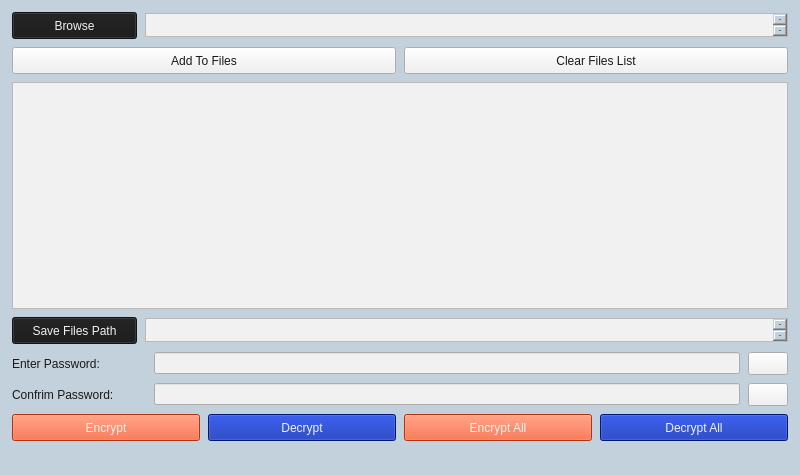
<?xml version="1.0" encoding="UTF-8"?>
<ui version="4.0">
 <class>MainWindow</class>
 <widget class="QMainWindow" name="MainWindow">
  <property name="geometry">
   <rect>
    <x>0</x>
    <y>0</y>
    <width>800</width>
    <height>475</height>
   </rect>
  </property>
  <property name="sizePolicy">
   <sizepolicy hsizetype="Preferred" vsizetype="Preferred">
    <horstretch>0</horstretch>
    <verstretch>0</verstretch>
   </sizepolicy>
  </property>
  <property name="minimumSize">
   <size>
    <width>625</width>
    <height>325</height>
   </size>
  </property>
  <property name="windowTitle">
   <string>E/D - Fg</string>
  </property>
  <property name="styleSheet">
   <string notr="true">background:rgb(195, 209, 220);</string>
  </property>
  <widget class="QWidget" name="centralwidget">
   <layout class="QVBoxLayout" name="verticalLayout">
    <property name="spacing">
     <number>8</number>
    </property>
    <property name="leftMargin">
     <number>12</number>
    </property>
    <property name="topMargin">
     <number>12</number>
    </property>
    <property name="rightMargin">
     <number>12</number>
    </property>
    <property name="bottomMargin">
     <number>12</number>
    </property>
    <item>
     <layout class="QGridLayout" name="gridLayout">
      <item row="0" column="0">
       <widget class="QPushButton" name="browseButton">
        <property name="sizePolicy">
         <sizepolicy hsizetype="Minimum" vsizetype="Fixed">
          <horstretch>0</horstretch>
          <verstretch>0</verstretch>
         </sizepolicy>
        </property>
        <property name="minimumSize">
         <size>
          <width>125</width>
          <height>27</height>
         </size>
        </property>
        <property name="styleSheet">
         <string notr="true">font: 12pt &quot;Segoe MDL2 Assets&quot;;
background-color: rgb(25, 25, 25);
color: rgb(241, 241, 241);</string>
        </property>
        <property name="text">
         <string>Browse</string>
        </property>
       </widget>
      </item>
      <item row="0" column="1">
       <widget class="QPlainTextEdit" name="selectedFileBox">
        <property name="sizePolicy">
         <sizepolicy hsizetype="Expanding" vsizetype="Minimum">
          <horstretch>0</horstretch>
          <verstretch>0</verstretch>
         </sizepolicy>
        </property>
        <property name="minimumSize">
         <size>
          <width>0</width>
          <height>24</height>
         </size>
        </property>
        <property name="maximumSize">
         <size>
          <width>16777215</width>
          <height>24</height>
         </size>
        </property>
        <property name="baseSize">
         <size>
          <width>0</width>
          <height>24</height>
         </size>
        </property>
        <property name="styleSheet">
         <string notr="true">font: 12pt &quot;Segoe MDL2 Assets&quot;;
background-color: rgb(241, 241, 241);
color: rgb(25, 25, 25);</string>
        </property>
        <property name="horizontalScrollBarPolicy">
         <enum>Qt::ScrollBarAlwaysOff</enum>
        </property>
        <property name="sizeAdjustPolicy">
         <enum>QAbstractScrollArea::AdjustToContents</enum>
        </property>
        <property name="lineWrapMode">
         <enum>QPlainTextEdit::NoWrap</enum>
        </property>
       </widget>
      </item>
     </layout>
    </item>
    <item>
     <layout class="QGridLayout" name="gridLayout_5">
      <item row="0" column="0">
       <widget class="QPushButton" name="addToFilesButton">
        <property name="minimumSize">
         <size>
          <width>0</width>
          <height>27</height>
         </size>
        </property>
        <property name="styleSheet">
         <string notr="true">font: 12pt &quot;Segoe MDL2 Assets&quot;;
background-color: rgb(241, 241, 241);
color: rgb(25, 25, 25);</string>
        </property>
        <property name="text">
         <string>Add To Files</string>
        </property>
       </widget>
      </item>
      <item row="0" column="1">
       <widget class="QPushButton" name="clearFilesListButton">
        <property name="minimumSize">
         <size>
          <width>0</width>
          <height>27</height>
         </size>
        </property>
        <property name="styleSheet">
         <string notr="true">font: 12pt &quot;Segoe MDL2 Assets&quot;;
background-color: rgb(241, 241, 241);
color: rgb(25, 25, 25);</string>
        </property>
        <property name="text">
         <string>Clear Files List</string>
        </property>
       </widget>
      </item>
     </layout>
    </item>
    <item>
     <widget class="QPlainTextEdit" name="filesPathBox">
      <property name="minimumSize">
       <size>
        <width>600</width>
        <height>200</height>
       </size>
      </property>
      <property name="styleSheet">
       <string notr="true">font: 12pt &quot;Segoe MDL2 Assets&quot;;
background-color: rgb(241, 241, 241);
color: rgb(25, 25, 25);</string>
      </property>
     </widget>
    </item>
    <item>
     <layout class="QGridLayout" name="gridLayout_6">
      <item row="0" column="0">
       <widget class="QPushButton" name="savePathButton">
        <property name="minimumSize">
         <size>
          <width>125</width>
          <height>27</height>
         </size>
        </property>
        <property name="styleSheet">
         <string notr="true">font: 12pt &quot;Segoe MDL2 Assets&quot;;
background-color: rgb(25, 25, 25);
color: rgb(241, 241, 241);</string>
        </property>
        <property name="text">
         <string>Save Files Path</string>
        </property>
       </widget>
      </item>
      <item row="0" column="1">
       <widget class="QPlainTextEdit" name="savePathBox">
        <property name="minimumSize">
         <size>
          <width>0</width>
          <height>24</height>
         </size>
        </property>
        <property name="maximumSize">
         <size>
          <width>16777215</width>
          <height>24</height>
         </size>
        </property>
        <property name="baseSize">
         <size>
          <width>0</width>
          <height>24</height>
         </size>
        </property>
        <property name="styleSheet">
         <string notr="true">font: 12pt &quot;Segoe MDL2 Assets&quot;;
background-color: rgb(241, 241, 241);
color: rgb(25, 25, 25);</string>
        </property>
       </widget>
      </item>
     </layout>
    </item>
    <item>
     <layout class="QGridLayout" name="gridLayout_3">
      <item row="0" column="1">
       <widget class="QLineEdit" name="passwordBox">
        <property name="minimumSize">
         <size>
          <width>435</width>
          <height>0</height>
         </size>
        </property>
        <property name="styleSheet">
         <string notr="true">font: 10pt &quot;Segoe MDL2 Assets&quot;;
background-color: rgb(241, 241, 241);
color: rgb(25, 25, 25);</string>
        </property>
        <property name="echoMode">
         <enum>QLineEdit::Password</enum>
        </property>
       </widget>
      </item>
      <item row="0" column="0">
       <widget class="QLabel" name="passwordLabel">
        <property name="sizePolicy">
         <sizepolicy hsizetype="Preferred" vsizetype="Preferred">
          <horstretch>0</horstretch>
          <verstretch>0</verstretch>
         </sizepolicy>
        </property>
        <property name="minimumSize">
         <size>
          <width>134</width>
          <height>0</height>
         </size>
        </property>
        <property name="styleSheet">
         <string notr="true">font: 12pt &quot;Segoe MDL2 Assets&quot;;
color: rgb(25, 25, 25);</string>
        </property>
        <property name="text">
         <string>Enter Password:</string>
        </property>
       </widget>
      </item>
      <item row="0" column="2">
       <widget class="QPushButton" name="unmaskPasswordButton">
        <property name="sizePolicy">
         <sizepolicy hsizetype="Preferred" vsizetype="Preferred">
          <horstretch>0</horstretch>
          <verstretch>0</verstretch>
         </sizepolicy>
        </property>
        <property name="minimumSize">
         <size>
          <width>23</width>
          <height>23</height>
         </size>
        </property>
        <property name="baseSize">
         <size>
          <width>23</width>
          <height>23</height>
         </size>
        </property>
        <property name="styleSheet">
         <string notr="true">font: 8pt &quot;Segoe MDL2 Assets&quot;;
background-color: rgb(241, 241, 241);
color: rgb(25, 25, 25);</string>
        </property>
        <property name="text">
         <string/>
        </property>
        <property name="icon">
         <iconset>
          <normaloff>resources/unhidden.png</normaloff>resources/unhidden.png</iconset>
        </property>
        <property name="iconSize">
         <size>
          <width>16</width>
          <height>16</height>
         </size>
        </property>
       </widget>
      </item>
     </layout>
    </item>
    <item>
     <layout class="QGridLayout" name="gridLayout_4">
      <item row="0" column="0">
       <widget class="QLabel" name="confirmPasswordLabel">
        <property name="minimumSize">
         <size>
          <width>134</width>
          <height>0</height>
         </size>
        </property>
        <property name="styleSheet">
         <string notr="true">font: 12pt &quot;Segoe MDL2 Assets&quot;;
color: rgb(25, 25, 25);</string>
        </property>
        <property name="text">
         <string>Confrim Password:</string>
        </property>
       </widget>
      </item>
      <item row="0" column="1">
       <widget class="QLineEdit" name="confirmPasswordBox">
        <property name="minimumSize">
         <size>
          <width>435</width>
          <height>0</height>
         </size>
        </property>
        <property name="styleSheet">
         <string notr="true">font: 10pt &quot;Segoe MDL2 Assets&quot;;
background-color: rgb(241, 241, 241);
color: rgb(25, 25, 25);</string>
        </property>
        <property name="echoMode">
         <enum>QLineEdit::Password</enum>
        </property>
       </widget>
      </item>
      <item row="0" column="2">
       <widget class="QPushButton" name="unmaskConfirmPasswordButton">
        <property name="sizePolicy">
         <sizepolicy hsizetype="Preferred" vsizetype="Preferred">
          <horstretch>0</horstretch>
          <verstretch>0</verstretch>
         </sizepolicy>
        </property>
        <property name="minimumSize">
         <size>
          <width>23</width>
          <height>23</height>
         </size>
        </property>
        <property name="baseSize">
         <size>
          <width>23</width>
          <height>23</height>
         </size>
        </property>
        <property name="styleSheet">
         <string notr="true">font: 8pt &quot;Segoe MDL2 Assets&quot;;
background-color: rgb(241, 241, 241);
color: rgb(25, 25, 25);</string>
        </property>
        <property name="text">
         <string/>
        </property>
        <property name="icon">
         <iconset>
          <normaloff>resources/unhidden.png</normaloff>resources/unhidden.png</iconset>
        </property>
       </widget>
      </item>
     </layout>
    </item>
    <item>
     <layout class="QGridLayout" name="gridLayout_2">
      <item row="0" column="0">
       <widget class="QPushButton" name="encryptButton">
        <property name="minimumSize">
         <size>
          <width>0</width>
          <height>27</height>
         </size>
        </property>
        <property name="styleSheet">
         <string notr="true">font: 12pt &quot;Segoe MDL2 Assets&quot;;
background-color: rgb(250, 70, 20);
color: rgb(241, 241, 241);</string>
        </property>
        <property name="text">
         <string>Encrypt</string>
        </property>
       </widget>
      </item>
      <item row="0" column="2">
       <widget class="QPushButton" name="encryptAllButton">
        <property name="minimumSize">
         <size>
          <width>0</width>
          <height>27</height>
         </size>
        </property>
        <property name="styleSheet">
         <string notr="true">font: 12pt &quot;Segoe MDL2 Assets&quot;;
background-color: rgb(250, 70, 20);
color: rgb(241, 241, 241);</string>
        </property>
        <property name="text">
         <string>Encrypt All</string>
        </property>
       </widget>
      </item>
      <item row="0" column="1">
       <widget class="QPushButton" name="decryptButton">
        <property name="minimumSize">
         <size>
          <width>0</width>
          <height>27</height>
         </size>
        </property>
        <property name="styleSheet">
         <string notr="true">font: 12pt &quot;Segoe MDL2 Assets&quot;;
background-color: rgb(0, 33, 165);
color: rgb(241, 241, 241);</string>
        </property>
        <property name="text">
         <string>Decrypt</string>
        </property>
       </widget>
      </item>
      <item row="0" column="3">
       <widget class="QPushButton" name="decryptAllButton">
        <property name="minimumSize">
         <size>
          <width>0</width>
          <height>27</height>
         </size>
        </property>
        <property name="styleSheet">
         <string notr="true">font: 12pt &quot;Segoe MDL2 Assets&quot;;
background-color: rgb(0, 33, 165);
color: rgb(241, 241, 241);</string>
        </property>
        <property name="text">
         <string>Decrypt All</string>
        </property>
       </widget>
      </item>
     </layout>
    </item>
    <item>
     <layout class="QVBoxLayout" name="errorLayout">
      <item>
       <widget class="QLabel" name="errorLabel">
        <property name="styleSheet">
         <string notr="true">font: 12pt &quot;Segoe MDL2 Assets&quot;;
color: rgb(25, 25, 25);</string>
        </property>
        <property name="text">
         <string/>
        </property>
        <property name="wordWrap">
         <bool>false</bool>
        </property>
       </widget>
      </item>
     </layout>
    </item>
   </layout>
  </widget>
 </widget>
 <resources/>
 <connections/>
</ui>
